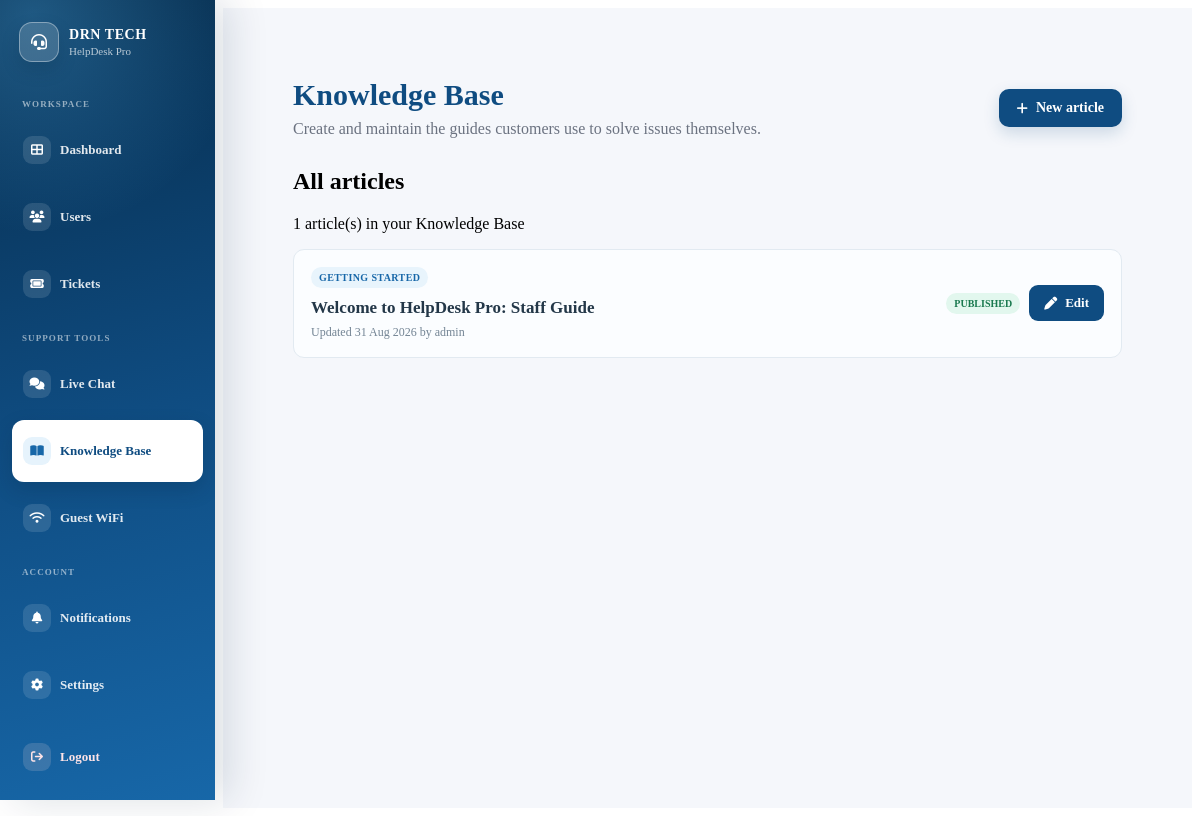
/admin/knowledge (signed in), run on the app's committed database.
### app.py (models this page shows, shortened)
class KnowledgeArticle(db.Model):
    id = db.Column(
        db.Integer,
        primary_key=True,
    )
    title = db.Column(
        db.String(200),
        nullable=False,
    )
    category = db.Column(
        db.String(100),
        nullable=False,
        default="General",
    )
    content = db.Column(
        db.Text,
        nullable=False,
    )
    is_published = db.Column(
        db.Boolean,
        default=False,
        nullable=False,
    )
    created_at = db.Column(
        db.DateTime,
        default=datetime.utcnow,
        nullable=False,
    )
    updated_at = db.Column(
        db.DateTime,
        default=datetime.utcnow,
        onupdate=datetime.utcnow,
        nullable=False,
    )
    author_id = db.Column(
        db.Integer,
        db.ForeignKey("user.id"),
        nullable=False,
    )
    author = db.relationship(
        "User",
        backref=db.backref(
            "knowledge_articles",
            lazy=True,
        ),
    )

class User(UserMixin, db.Model):
    id = db.Column(
        db.Integer,
        primary_key=True,
    )
    username = db.Column(
        db.String(100),
        nullable=False,
    )
    email = db.Column(
        db.String(120),
        unique=True,
        nullable=False,
    )
    password = db.Column(
        db.String(255),
        nullable=False,
    )
    is_admin = db.Column(
        db.Boolean,
        default=False,
        nullable=False,
    )
    is_active = db.Column(
        db.Boolean,
        default=True,
        nullable=False,
    )

### app.py (the view)
@app.route("/admin/knowledge")
@admin_required
def admin_knowledge():
    articles = KnowledgeArticle.query.order_by(
        KnowledgeArticle.updated_at.desc(),
    ).all()
    return render_template(
        "admin/knowledge.html",
        articles=articles,
    )

### app.py (called while the page is built, shortened)
@login_manager.user_loader
def load_user(user_id):
    user = db.session.get(User, int(user_id))
    if not user:
        return None
    if not user.is_active:
        return None
    return user

def admin_required(f):
    @wraps(f)
    @login_required
    def decorated_function(*args, **kwargs):
        return f(*args, **kwargs)
    return decorated_function

def get_csrf_token():
    csrf_token = session.get("_csrf_token")
    if not csrf_token:
        csrf_token = token_urlsafe(32)
        session["_csrf_token"] = csrf_token
    return csrf_token

@app.before_request
def protect_post_requests():
    if request.method == "POST":
        validate_csrf_token()

@app.context_processor
def inject_notification_count():
    if not current_user.is_authenticated:
        return {
            "csrf_token": get_csrf_token(),
            "unread_notification_count": 0,
        }
    unread_notification_count = Notification.query.filter_by(
        recipient_id=current_user.id,
        is_read=False,
    ).count()
    return {
        "csrf_token": get_csrf_token(),
        "unread_notification_count": unread_notification_count,
    }

### templates/admin/knowledge.html (shortened to what this page needs)
{% extends "base.html" %}
{% block content %}
<div class="admin-page knowledge-admin-page">
    <div class="admin-header">
        <div>
            <h1>Knowledge Base</h1>
            <p>Create and maintain the guides customers use to solve issues themselves.</p>
        </div>
        <a href="{{ url_for('add_knowledge_article') }}" class="create-ticket-btn">
            <i class="fa-solid fa-plus" aria-hidden="true"></i>
            New article
        </a>
    </div>
    <div class="admin-card">
        <div class="admin-card-header">
            <div>
                <h2>All articles</h2>
                <p>{{ articles|length }} article(s) in your Knowledge Base</p>
            </div>
        </div>
        {% if articles %}
            <div class="knowledge-admin-list">
                {% for article in articles %}
                    <article class="knowledge-admin-item">
                        <div class="knowledge-admin-item-copy">
                            <span class="knowledge-category">{{ article.category }}</span>
                            <h3>{{ article.title }}</h3>
                            <p>
                                Updated {{ article.updated_at.strftime("%d %b %Y") }} by {{ article.author.username }}
                            </p>
                        </div>
                        <div class="knowledge-admin-actions">
                            <span class="knowledge-publication-status {% if article.is_published %}is-published{% endif %}">
                                {% if article.is_published %}Published{% else %}Draft{% endif %}
                            </span>
                            <a href="{{ url_for('edit_knowledge_article', article_id=article.id) }}" class="admin-view-btn">
                                <i class="fa-solid fa-pen" aria-hidden="true"></i>
                                Edit
                            </a>
                        </div>
                    </article>
                {% endfor %}
            </div>
        {% else %}
            <div class="knowledge-empty-state">
                <i class="fa-regular fa-pen-to-square" aria-hidden="true"></i>
                <h3>Your Knowledge Base is empty</h3>
                <p>Start with your most common support question.</p>
            </div>
        {% endif %}
    </div>
</div>
{% endblock %}

### static/css/dashboard.css (style rules this page uses)
.create-ticket-btn { display: inline-flex; align-items: center; justify-content: center; gap: 8px; padding: 11px 18px; border-radius: 10px; background: #0F4C81; color: #ffffff; font-size: 14px; font-weight: 600; text-decoration: none; box-shadow: 0 6px 16px rgba(15, 76, 129, 0.18); transition: transform 0.2s ease, box-shadow 0.2s ease, background 0.2s ease; }
.create-ticket-btn i { font-size: 13px; }
.knowledge-category { display: inline-flex; align-self: flex-start; padding: 5px 8px; border-radius: 999px; background: #e8f4fc; color: #1767A8; font-size: 10px; font-weight: 800; letter-spacing: 0.04em; text-transform: uppercase; }
.knowledge-card h3, .knowledge-admin-item h3 { margin: 14px 0 0; color: #233748; font-size: 17px; line-height: 1.35; }
.knowledge-admin-list { display: flex; flex-direction: column; gap: 10px; }
.knowledge-admin-item { display: flex; align-items: center; justify-content: space-between; gap: 18px; padding: 17px; border: 1px solid #e2eaf1; border-radius: 11px; background: #fbfdff; }
.knowledge-admin-item h3 { margin-top: 9px; }
.knowledge-admin-item p { margin: 5px 0 0; color: #738494; font-size: 12px; }
.knowledge-admin-actions { display: flex; flex: 0 0 auto; align-items: center; gap: 9px; }
.knowledge-publication-status { padding: 5px 8px; border-radius: 999px; background: #f0f3f6; color: #647587; font-size: 10px; font-weight: 800; text-transform: uppercase; }
.knowledge-publication-status.is-published { background: #e2f7ee; color: #18794e; }

### static/css/admin.css (style rules this page uses)
.admin-page { padding: 30px; }
.admin-header { display: flex; justify-content: space-between; align-items: center; gap: 20px; margin-bottom: 30px; }
.admin-header h1 { margin: 0 0 8px; color: #0F4C81; font-size: 30px; }
.admin-header p { margin: 0; color: #6b7280; }
.admin-view-btn { display: inline-flex; align-items: center; gap: 8px; padding: 10px 15px; background: #0F4C81; color: #ffffff; border-radius: 9px; text-decoration: none; font-size: 13px; font-weight: 600; transition: 0.25s ease; }

### data on the page
KnowledgeArticle: category "GETTING STARTED", title "Welcome to HelpDesk Pro: Staff Guide", updated_at "31 Aug 2026", author.username "admin", is_published "PUBLISHED"

### other printed values
{{ articles|length }} "1"
